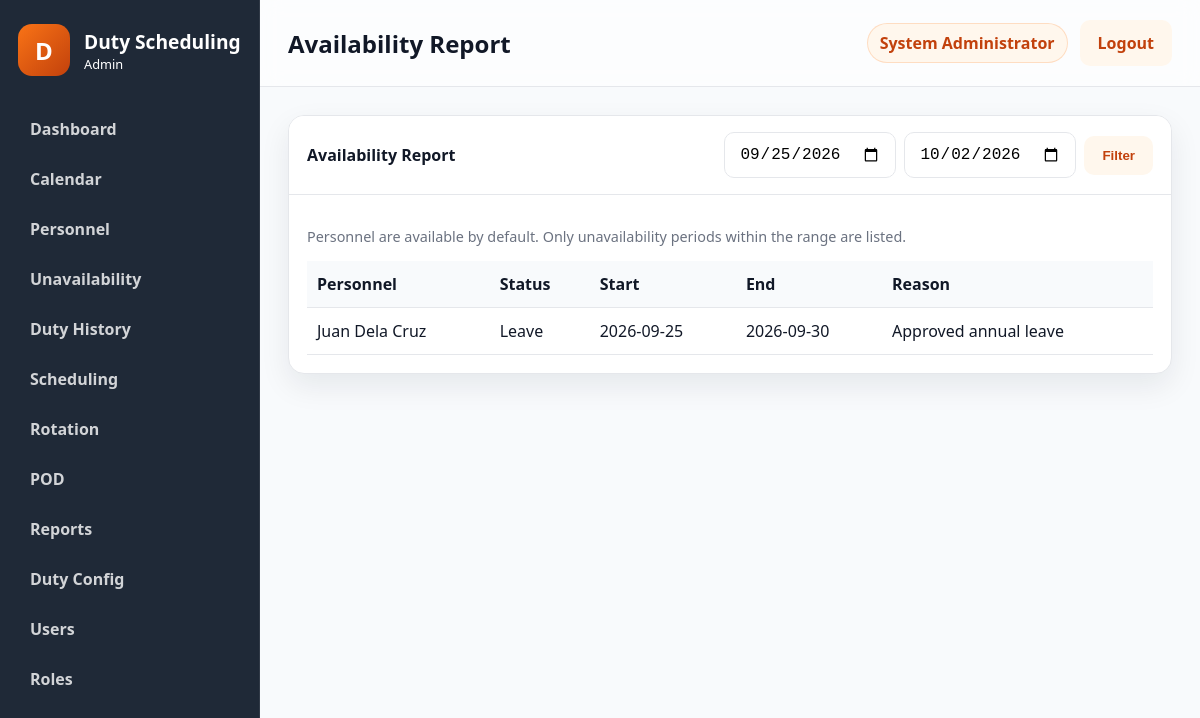
The page /public/?route=reports/availability (signed in) on the database its author committed.
### tables this page shows
CREATE TABLE users (
    id INT NOT NULL AUTO_INCREMENT,
    username VARCHAR(50) NOT NULL,
    password_hash VARCHAR(255) NOT NULL,
    full_name VARCHAR(100) NOT NULL,
    email VARCHAR(100) NULL,
    role_id INT NOT NULL,
    status ENUM('active','inactive') NOT NULL DEFAULT 'active',
    failed_login_attempts INT NOT NULL DEFAULT 0,
    locked_until DATETIME NULL,
    last_login DATETIME NULL,
    created_at TIMESTAMP NOT NULL DEFAULT CURRENT_TIMESTAMP,
    updated_at TIMESTAMP NOT NULL DEFAULT CURRENT_TIMESTAMP ON UPDATE CURRENT_TIMESTAMP,
    PRIMARY KEY (id),
    UNIQUE KEY uk_users_username (username),
    KEY idx_users_role_id (role_id),
    CONSTRAINT fk_users_role_id FOREIGN KEY (role_id) REFERENCES roles (id)
        ON UPDATE CASCADE
        ON DELETE RESTRICT
);

CREATE TABLE personnel_availability (
    id INT NOT NULL AUTO_INCREMENT,
    personnel_id INT NOT NULL,
    status ENUM('Leave','Schooling','Sick','Official Assignment','Training','Temporarily Unavailable','Other') NOT NULL,
    start_date DATE NOT NULL,
    end_date DATE NULL,
    reason VARCHAR(255) NULL,
    remarks TEXT NULL,
    created_by INT NULL,
    created_at TIMESTAMP NOT NULL DEFAULT CURRENT_TIMESTAMP,
    PRIMARY KEY (id),
    UNIQUE KEY uk_personnel_availability (personnel_id, start_date, status),
    KEY idx_personnel_availability_personnel_id (personnel_id),
    KEY idx_personnel_availability_created_by (created_by),
    CONSTRAINT fk_personnel_availability_personnel_id FOREIGN KEY (personnel_id) REFERENCES personnel (id)
        ON UPDATE CASCADE
        ON DELETE RESTRICT,
    CONSTRAINT fk_personnel_availability_created_by FOREIGN KEY (created_by) REFERENCES users (id)
        ON UPDATE CASCADE
        ON DELETE RESTRICT
);

CREATE TABLE personnel (
    id INT NOT NULL AUTO_INCREMENT,
    service_number VARCHAR(20) NOT NULL,
    first_name VARCHAR(50) NOT NULL,
    middle_name VARCHAR(50) NULL,
    last_name VARCHAR(50) NOT NULL,
    suffix VARCHAR(20) NULL,
    designation VARCHAR(100) NULL,
    unit VARCHAR(100) NULL,
    contact_number VARCHAR(30) NULL,
    email VARCHAR(100) NULL,
    status ENUM('active','inactive') NOT NULL DEFAULT 'active',
    rank_id INT NOT NULL,
    created_at TIMESTAMP NOT NULL DEFAULT CURRENT_TIMESTAMP,
    updated_at TIMESTAMP NOT NULL DEFAULT CURRENT_TIMESTAMP ON UPDATE CURRENT_TIMESTAMP,
    PRIMARY KEY (id),
    UNIQUE KEY uk_personnel_service_number (service_number),
    KEY idx_personnel_rank_id (rank_id),
    KEY idx_personnel_status (status),
    CONSTRAINT fk_personnel_rank_id FOREIGN KEY (rank_id) REFERENCES ranks (id)
        ON UPDATE CASCADE
        ON DELETE RESTRICT
);

### controllers/ReportController.php (called while the page is built, shortened)
<?php
class ReportController
{
    public function availability(): void
    {
        $pageTitle = 'Availability Report';
        $start = trim((string) ($_GET['start_date'] ?? date('Y-m-d')));
        $end = trim((string) ($_GET['end_date'] ?? date('Y-m-d', strtotime('+7 days'))));
        if (validate_date($start) && validate_date($end)) {
            $pdo = get_db();
            $statement = $pdo->prepare(
                'SELECT a.*, p.first_name, p.last_name, r.rank_abbr
                 FROM personnel_availability a
                 LEFT JOIN personnel p ON p.id = a.personnel_id
                 LEFT JOIN ranks r ON r.id = p.rank_id
                 WHERE a.start_date <= :end_date AND (a.end_date IS NULL OR a.end_date >= :start_date)
                 ORDER BY a.start_date ASC'
            );
            $statement->execute([':start_date' => $start, ':end_date' => $end]);
            $records = $statement->fetchAll() ?: [];
        }
        include APP_ROOT . '/views/layouts/layout.php';
    }
}

### core/functions.php (called while the page is built, shortened)
<?php
function normalize_permission(string $permission): string
{
    $normalized = trim(strtolower($permission));
    $normalized = str_replace(':', '.', $normalized);
    $normalized = str_replace('_', '.', $normalized);
    return $normalized;
}
function e(mixed $value): string
{
    return htmlspecialchars((string) $value, ENT_QUOTES, 'UTF-8');
}
function user_has_permission(string $permission): bool
{
    $user = current_user();
    $permissions = $user['permissions'] ?? [];
    return in_array(normalize_permission($permission), $permissions, true);
}
function dispatch_controller(string $controllerName, string $methodName): void
{
    $controller = new $controllerName();
    $controller->{$methodName}();
}

### public/index.php (called while the page is built, shortened)
<?php
$route = trim((string) ($_GET['route'] ?? ''), " /\t\n\r");
$routeResolver = resolve_route($route);
[$controllerName, $actionName] = $routeResolver;
if ($route !== 'auth/login' && $route !== 'auth/logout' && !is_logged_in()) {
    redirect(APP_PUBLIC_URL . '/?route=auth/login');
}
dispatch_controller($controllerName, $actionName);

### core/auth.php (called while the page is built, shortened)
<?php
function is_logged_in(): bool
{
    $user = current_user();
    return !empty($user);
}
function current_user(): ?array
{
    $sessionUser = $_SESSION['user'] ?? null;
    $userId = (int) ($_SESSION['user_id'] ?? 0);
    if (is_array($sessionUser) && !empty($sessionUser['id'])) {
        $user = User::findById($userId);
        $role = Role::findById((int) ($user['role_id'] ?? 0));
        $user['role_name'] = $role['role_name'] ?? ($sessionUser['role_name'] ?? '');
        $user['permissions'] = Role::getPermissionsForRoleId((int) ($user['role_id'] ?? 0));
        return $user;
    }
    $user = User::findById($userId);
    $role = Role::findById((int) ($user['role_id'] ?? 0));
    $user['role_name'] = $role['role_name'] ?? '';
    $user['permissions'] = Role::getPermissionsForRoleId((int) ($user['role_id'] ?? 0));
    return $user;
}

### models/User.php (called while the page is built, shortened)
<?php
class User
{
    public static function findById(int $id): ?array
    {
        $pdo = get_db();
        $statement = $pdo->prepare(
            'SELECT u.*, r.role_name, r.permissions AS role_permissions
             FROM users u
             LEFT JOIN roles r ON r.id = u.role_id
             WHERE u.id = :id
             LIMIT 1'
        );
        $statement->execute([':id' => $id]);
        $user = $statement->fetch();
        $user['permissions'] = Role::decodePermissions($user['role_permissions'] ?? '[]');
        return $user;
    }
}

### models/Role.php (called while the page is built, shortened)
<?php
class Role
{
    public static function findById(int $id): ?array
    {
        $pdo = get_db();
        $statement = $pdo->prepare('SELECT * FROM roles WHERE id = :id LIMIT 1');
        $statement->execute([':id' => $id]);
        $role = $statement->fetch();
        return $role ?: null;
    }
    public static function getPermissionsForRoleId(int $roleId): array
    {
        $role = self::findById($roleId);
        return self::decodePermissions($role['permissions'] ?? '[]');
    }
    public static function decodePermissions(mixed $permissions): array
    {
        $values = [];
        if (is_array($permissions)) {
            $values = array_values($permissions);
        } else {
            $decoded = json_decode((string) $permissions, true);
            if (is_array($decoded)) {
                $values = array_values($decoded);
            }
        }
        $normalized = [];
        foreach ($values as $value) {
            $normalized[] = normalize_permission((string) $value);
        }
        return array_values(array_unique($normalized));
    }
}

### views/reports/availability.php (the view, shortened to what this page needs)
<?php
$records = $records ?? [];
?>
<div class="panel">
    <div class="panel-header">
        <span>Availability Report</span>
        <form method="get" action="<?= e(APP_PUBLIC_URL . '/?route=reports/availability'); ?>" class="inline-form no-print">
            <input type="date" name="start_date" value="<?= e((string) ($_GET['start_date'] ?? date('Y-m-d'))); ?>">
            <input type="date" name="end_date" value="<?= e((string) ($_GET['end_date'] ?? date('Y-m-d', strtotime('+7 days')))); ?>">
            <button type="submit" class="btn btn-secondary">Filter</button>
        </form>
    </div>
    <div class="panel-body">
        <p class="muted">Personnel are available by default. Only unavailability periods within the range are listed.</p>
        <table class="data-table">
            <thead>
                <tr>
                    <th>Personnel</th>
                    <th>Status</th>
                    <th>Start</th>
                    <th>End</th>
                    <th>Reason</th>
                </tr>
            </thead>
            <tbody>
                <?php foreach ($records as $record): ?>
                    <tr>
                        <td><?= e(trim(($record['first_name'] ?? '') . ' ' . ($record['last_name'] ?? ''))); ?></td>
                        <td><?= e($record['status'] ?? ''); ?></td>
                        <td><?= e((string) ($record['start_date'] ?? '')); ?></td>
                        <td><?= e((string) ($record['end_date'] ?? '')); ?></td>
                        <td><?= e($record['reason'] ?? ''); ?></td>
                    </tr>
                <?php endforeach; ?>
            </tbody>
        </table>
    </div>
</div>

### views/layouts/layout.php (shortened to what this page needs)
<?php
$user = $user ?? current_user();
$pageTitle = $pageTitle ?? 'Dashboard';
$viewFile = $viewFile ?? APP_ROOT . '/views/dashboard/index.php';
?>
<!doctype html>
<html lang="en">
<head>
    <link rel="stylesheet" href="<?= e(APP_PUBLIC_URL . '/assets/css/app.css'); ?>">
    <link rel="stylesheet" href="<?= e(APP_PUBLIC_URL . '/assets/css/print.css'); ?>">
</head>
<body class="app-body">
    <div class="app-shell">
        <?php include APP_ROOT . '/views/layouts/sidebar.php'; ?>
        <main class="main-panel">
            <header class="topbar no-print">
                <div>
                    <h1><?= e($pageTitle); ?></h1>
                </div>
                <div class="topbar-actions">
                    <span class="user-pill"><?= e($user['full_name'] ?? 'Administrator'); ?></span>
                    <a class="btn btn-secondary" href="<?= e(APP_PUBLIC_URL . '/?route=auth/logout'); ?>">Logout</a>
                </div>
            </header>
            <section class="content-area">
                <?php include $viewFile; ?>
            </section>
        </main>
    </div>
</body>
</html>

### public/assets/css/app.css (style rules this page uses)
:root { --primary: #F97316; --primary-dark: #C2410C; --primary-light: #FFF7ED; --dark: #1F2937; --bg: #F8FAFC; --border: #E5E7EB; --text: #111827; --muted: #6B7280; --shadow: 0 12px 30px rgba(15, 23, 42, 0.08); --radius: 16px; --card-bg: #FFFFFF; --danger: #DC2626; --success: #16A34A; --warning: #F59E0B; }
* { box-sizing: border-box; }
html, body { margin: 0; min-height: 100%; font-family: "Segoe UI", Tahoma, Geneva, Verdana, sans-serif; background: var(--bg); color: var(--text); }
body { min-height: 100vh; }
input { width: 100%; padding: 12px 14px; border: 1px solid var(--border); border-radius: 10px; background: #fff; font-size: 1rem; }
.btn { display: inline-flex; align-items: center; justify-content: center; padding: 12px 18px; border: none; border-radius: 10px; text-decoration: none; cursor: pointer; font-weight: 600; transition: opacity 0.2s ease; }
.btn-secondary { background: var(--primary-light); color: var(--primary-dark); }
.app-body { background: var(--bg); }
.app-shell { display: flex; min-height: 100vh; }
.main-panel { flex: 1; display: flex; flex-direction: column; }
.topbar { display: flex; align-items: center; justify-content: space-between; padding: 20px 28px; background: rgba(255, 255, 255, 0.6); border-bottom: 1px solid var(--border); backdrop-filter: blur(10px); }
.topbar h1 { margin: 0; font-size: 1.5rem; }
.topbar-actions { display: flex; align-items: center; gap: 12px; }
.user-pill { background: var(--primary-light); color: var(--primary-dark); border: 1px solid rgba(249, 115, 22, 0.2); border-radius: 999px; padding: 8px 12px; font-weight: 600; }
.content-area { padding: 28px; }
.data-table { width: 100%; border-collapse: collapse; }
.data-table th, .data-table td { padding: 12px 10px; text-align: left; border-bottom: 1px solid var(--border); }
.data-table th { background: #f8fafc; }
.panel { background: var(--card-bg); border: 1px solid var(--border); border-radius: var(--radius); overflow: hidden; box-shadow: var(--shadow); }
.panel-header { display: flex; align-items: center; justify-content: space-between; padding: 16px 18px; border-bottom: 1px solid var(--border); background: #fff; font-weight: 700; }
.muted { color: var(--muted); font-size: 0.9rem; }
.inline-form { display: inline-flex; align-items: center; gap: 8px; }
.panel-body { padding: 18px; }
.no-print { print-color-adjust: exact; }

### public/assets/css/print.css (style rules this page uses)
body { background: #fff; }

### rows shown on the page
users: full_name "System Administrator"
personnel_availability: personnel.last_name "Juan Dela Cruz", status "Leave", start_date "2026-09-25", end_date "2026-09-30", reason "Approved annual leave"

### other values the page prints
$item['label'] "Dashboard"
$item['label'] "Calendar"
$item['label'] "Personnel"
$item['label'] "Unavailability"
$item['label'] "Duty History"
$item['label'] "Scheduling"
$item['label'] "Rotation"
$item['label'] "POD"
$item['label'] "Reports"
$item['label'] "Duty Config"
$item['label'] "Users"
$item['label'] "Roles"
$pageTitle "Availability Report"
